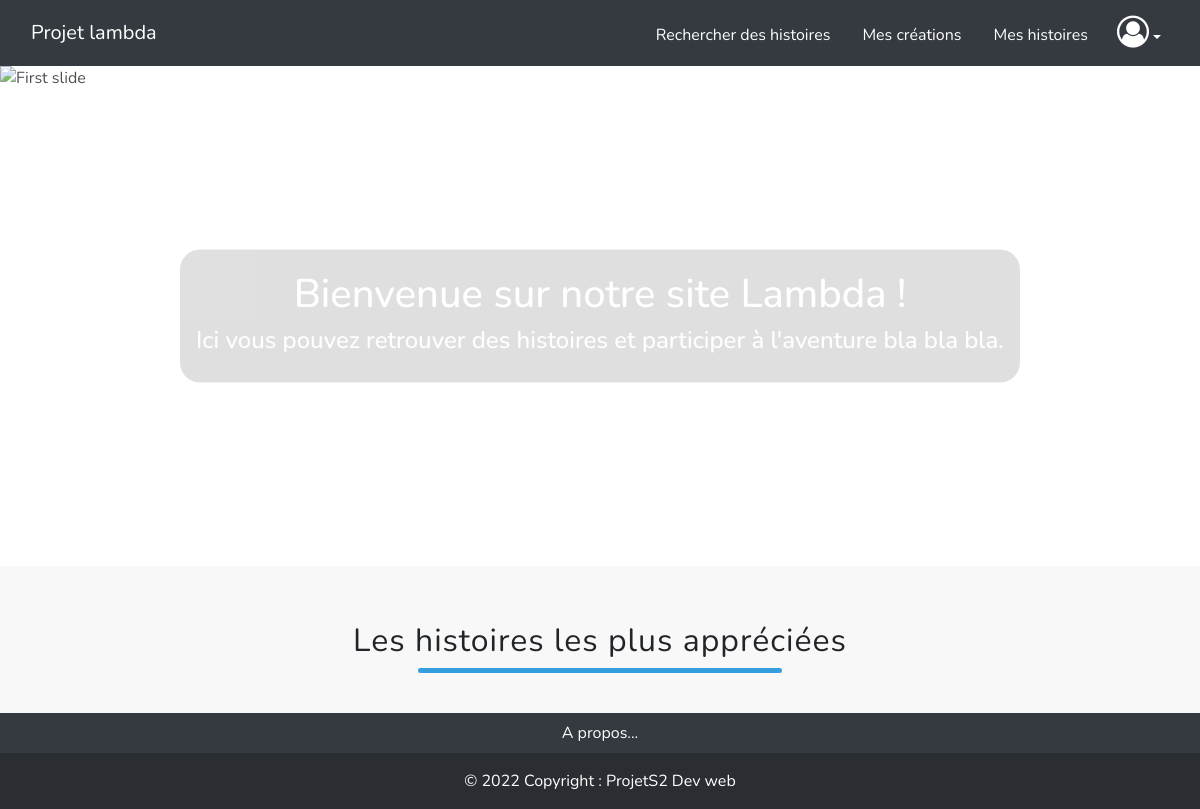
/, run on an earlier commit of the app's database.
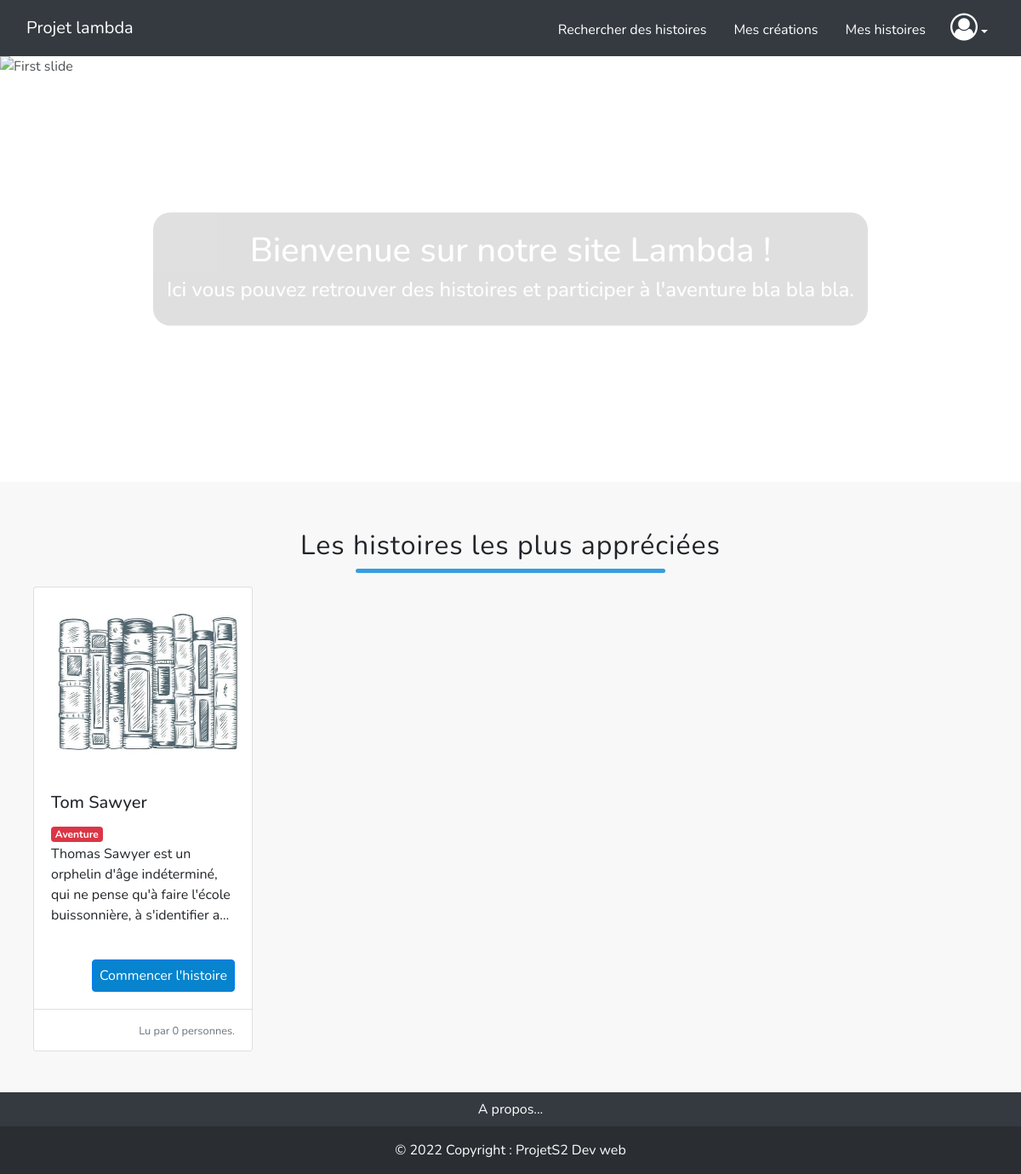
And on a later commit of the database.
### tables this page shows
CREATE TABLE IF NOT EXISTS `cover` (
  `id_book` int(5) NOT NULL AUTO_INCREMENT,
  `title` varchar(255) NOT NULL,
  `summary` text NOT NULL,
  `genre` varchar(255) NOT NULL,
  `writer` int(10) NOT NULL,
  `date` date NOT NULL,
  `nb_lives` int(10) NOT NULL,
  `nb_stories_max` int(10) NOT NULL,
  `nb_win` int(10) NOT NULL,
  `nb_reading` int(10) NOT NULL DEFAULT '0',
  `image` varchar(255) DEFAULT NULL,
  `status` int(10) NOT NULL DEFAULT '0',
  PRIMARY KEY (`id_book`)
);

### Controller/controller.php (called while the page is built, shortened)
<?php
require_once('Model/bookModel.php');
function homeBooks()
{
    $books = getBestBooks();
    require('view/home.php');
}

### Model/bookModel.php (called while the page is built, shortened)
<?php
function getBestBooks()
{
    $bdd = connectDb();
    $books = $bdd->query('SELECT * FROM cover ORDER BY nb_win DESC LIMIT 4');
    return $books;
}

### view/home.php (the view, shortened to what this page needs)
    <div>
        <div id="carouselExampleIndicators" class="carousel slide" data-ride="carousel">
            <ol class="carousel-indicators">
                <li data-target="#carouselExampleIndicators" data-slide-to="0" class="active"></li>
                <li data-target="#carouselExampleIndicators" data-slide-to="1"></li>
                <li data-target="#carouselExampleIndicators" data-slide-to="2"></li>
            </ol>
            <div class="carousel-inner">
                <div class="carousel-item active">
                    <img class="d-block w-100" src="public/images/library_1.jpg" alt="First slide">
                    <div class="carousel-caption d-none d-md-block">
                        <h1>Bienvenue sur notre site Lambda ! </h1>
                        <h4 class="text-white">Ici vous pouvez retrouver des histoires et participer à l'aventure bla bla bla.</h4>
                    </div>
                </div>
            </div>
            <a class="carousel-control-prev" href="#carouselExampleIndicators" role="button" data-slide="prev">
                <span class="carousel-control-prev-icon" aria-hidden="true"></span>
            </a>
            <a class="carousel-control-next" href="#carouselExampleIndicators" role="button" data-slide="next">
                <span class="carousel-control-next-icon" aria-hidden="true"></span>
            </a>
        </div>
    </div>
    <div class="bg-gray-100 py-5">
        <h2 class="h2_title my-2">Les histoires les plus appréciées</h2>
        <hr class="hr_content mb-3"/>
        <div class="row row-cols-1 row-cols-md-4 g-4 mx-4">
            <?php foreach ($books as $book) { ?>
                <div class="col-xl-3 col-md-6 col-sm-6">
                    <div class="card h-100">
                        <img width="200px" height="auto" src="public/images/book_1.jpg" class="card-img-top p-3"
                             alt="book_img">
                        <div class="card-body">
                            <h5 class="card-title"><?= $book['title'] ?></h5>
                            <span class="badge badge-danger"><?= $book['genre'] ?></span>
                            <p class="card-text text-truncate--3"><?= $book['summary'] ?></p>
                        </div>
                        <div class="d-flex align-items-end flex-column card-body">
                            <a href="index.php?action=lire-histoire&id=1" class="btn btn-primary px-2 mt-auto">Commencer
                                l'histoire</a>
                        </div>
                        <div class="card-footer bg-white text-end">
                            <small class="text-muted">Lu par <?= $book['nb_reading'] ?> personnes.</small>
                        </div>
                    </div>
                </div>
            <?php } ?>
        </div>
    </div>
<?php $content = ob_get_clean();
require('base.php'); ?>

What changed in the data, as far as the page shows it:
added cover: title "Tom Sawyer", genre "Aventure", summary "Thomas Sawyer est un orphelin d'âge indéterminé, qui ne pense qu'à faire l'école buissonnière, à s'identifier…", nb_reading "0"
